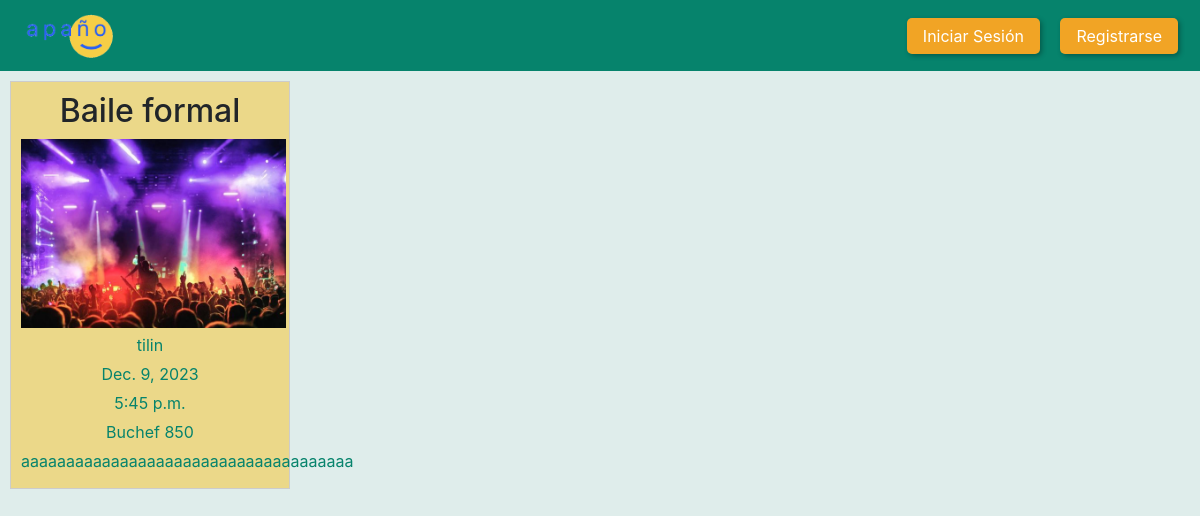
The app's page /perfil_apagno_app/evento/4, older data.
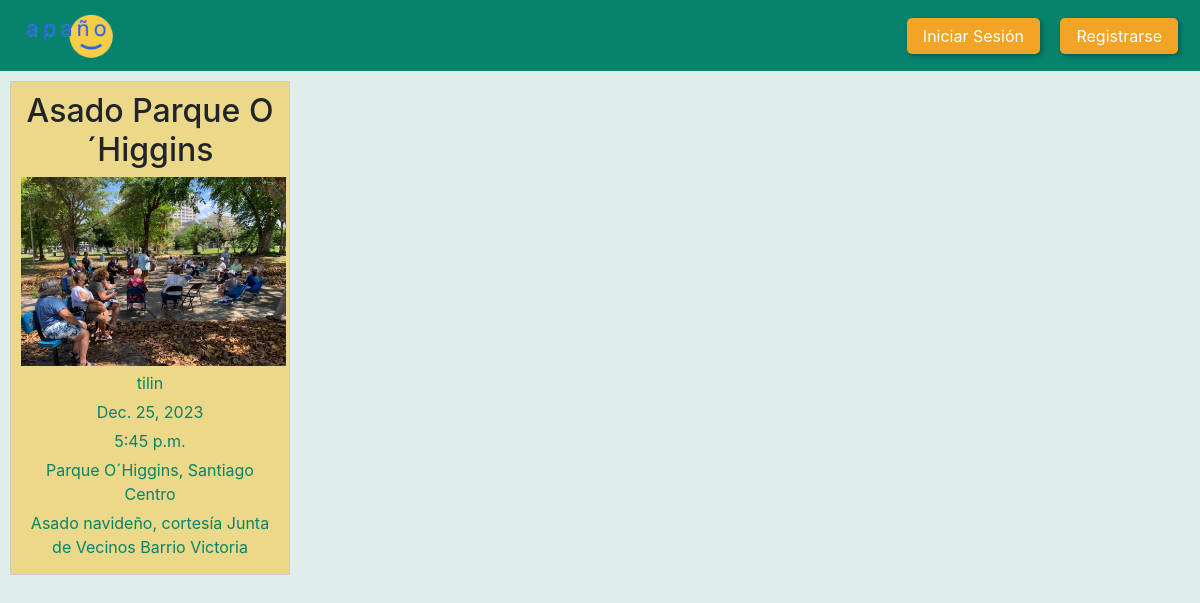
The same page, newer data.
### perfil_apagno_app/models.py (models this page shows, shortened)
class nuevoEvento(models.Model):
    nombre = models.CharField(max_length=100)
    host = models.ForeignKey(User, on_delete=models.CASCADE)
    fecha = models.DateField(default=timezone.now().strftime("%Y-%m-%d"))
    hora = models.TimeField(default=timezone.now().strftime("%H:%M"))
    lugar = models.CharField(max_length=100)
    descripcion = models.CharField(max_length=250, blank=True)
    categoria = models.ForeignKey(Categorias, default='Sin categoria', on_delete=models.CASCADE)
    imagen = models.ImageField(upload_to='eventos_images/', blank=True)
    asistentes = models.ManyToManyField(User, related_name='eventos_asistir', blank=True)

class User(AbstractUser):
    pronounsChoices = [('La','La'),('El','El'), ('Le','Le'),('Otro','Otro')]
    pronouns = models.CharField(max_length=5,choices=pronounsChoices)
    nickname = models.CharField(max_length=30)
    contact = models.CharField(max_length=20, blank=True)

### perfil_apagno_app/views.py (the view)
# urls.py: path('evento/<int:pk>', views.EventoDetail.as_view(), name='evento'), # link a la pagina de detalle de evento
class EventoDetail(DetailView):
    model = nuevoEvento
    template_name = 'perfil_app/evento.html'
    context_object_name = 'evento'
    def get_queryset(self):
        base_qs = super(EventoDetail, self).get_queryset()
        return base_qs.filter()

### perfil_apagno_app/templates/perfil_app/evento.html (shortened to what this page needs)
{%extends 'base.html'%}
{% load static %}
{% block extra_css %}
    <link rel="stylesheet" href="https://stackpath.bootstrapcdn.com/bootstrap/4.5.2/css/bootstrap.min.css">
    <link rel="stylesheet" type="text/css" href="{% static 'style/destacados.css' %}">
    <link rel="stylesheet" type="text/css" href="{% static 'style/style.css' %}">
{% endblock %}
{%block content%}
<article class="evento">
	<header>
		<h2>{{ evento.nombre }}</h2>
	</header>
    <img src="{{ evento.imagen.url }}" alt="{{ evento.nombre }}">
    <p>{{evento.host}}</p>
    <p>{{evento.fecha}}</p>
    <p>{{evento.hora}}</p>
    <p>{{evento.lugar}}</p>
	<p>{{evento.descripcion}}</p>
</article>
{%endblock content%}

Row changes from the older to the newer data that the page shows:
changed nuevoEvento "tilin": nombre "Baile formal" → "Asado Parque O´Higgins"; imagen: a different picture; fecha "Dec. 9, 2023" → "Dec. 25, 2023"; lugar "Buchef 850" → "Parque O´Higgins, Santiago Centro"; descripcion "aaaaaaaaaaaaaaaaaaaaaaaaaaaaaaaaaaaaa" → "Asado navideño, cortesía Junta de Vecinos Barrio Victoria"
